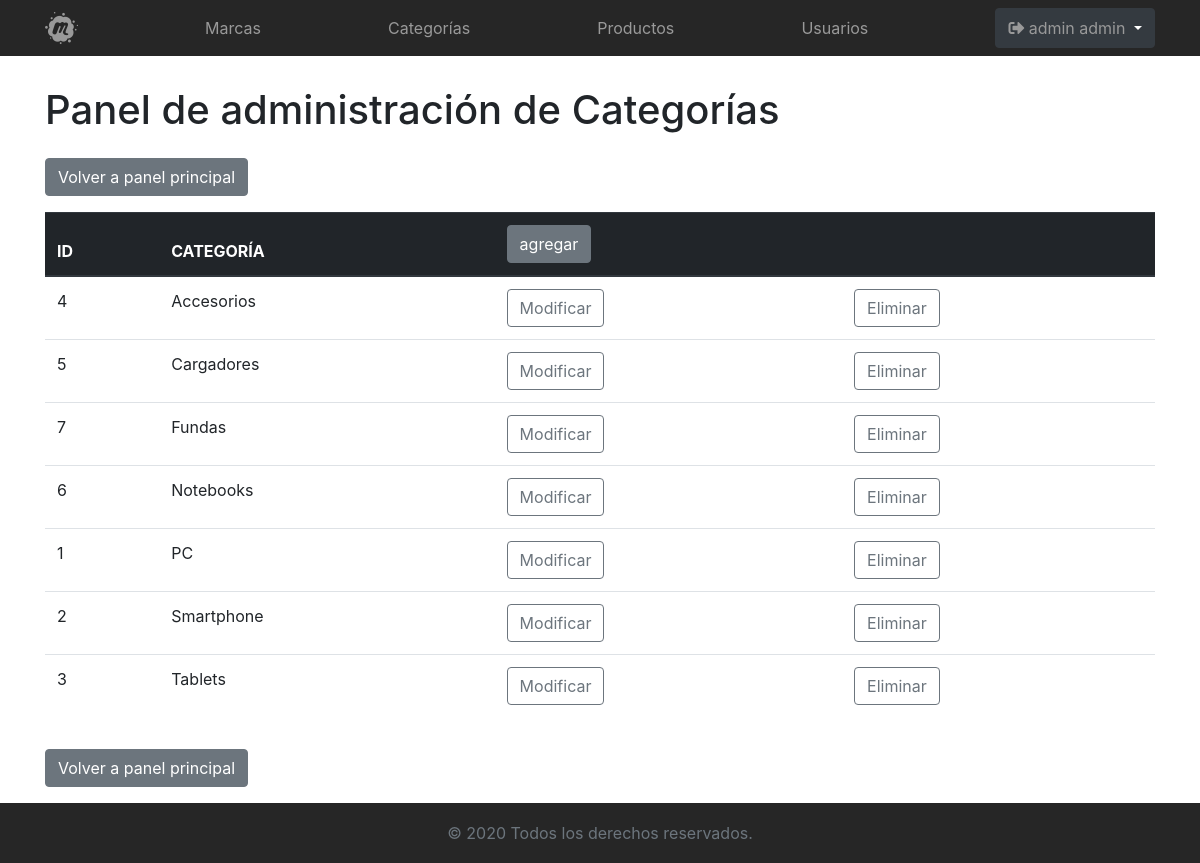
The page /adminCategorias.php (signed in) on the database its author committed.
### tables this page shows
CREATE TABLE `categorias` (
  `idCategoria` int(11) NOT NULL,
  `catNombre` varchar(30) NOT NULL
);

### funciones/funcionesCategorias.php (called while the page is built, shortened)
<?php
	function listarCategorias()
	{
		$link = conectar();
		$sql = "SELECT idCategoria, catNombre
				FROM categorias ORDER BY catNombre";
		$listadoCategorias = mysqli_query($link, $sql);
		return $listadoCategorias;
	}

### adminCategorias.php (the view, shortened to what this page needs)
<?php
	require 'funciones/funcionesCategorias.php';
	$categorias = listarCategorias();
	include 'includes/nav.php';
?>
    <main class="container">
        <h1>Panel de administración de Categorías</h1>
        <a href="admin.php" class="btn btn-secondary my-3">Volver a panel principal</a>
		<table class="table table-border table-stripped table-hover">
			<thead class="thead-dark">
				<tr>
					<th>ID</th>
					<th>CATEGORÍA</th>
					<th colspan="2">
						<a href="formAgregarCategoria.php" class="btn btn-secondary">agregar</a>
					</th>
				</tr>
			</thead>
			<tbody>
				<?php
					while ($categoriaArray = mysqli_fetch_array($categorias))
					{
				?>
				<tr>
					<td><?php echo $categoriaArray[0]; ?></td>
					<td><?php echo $categoriaArray[1]; ?></td>
					<td>
						<a href="formModificarCategoria.php?idCategoria=<?php echo $categoriaArray[0]; ?>" class="btn btn-outline-secondary">Modificar</a>
					</td>
					<td>
						<a href="formEliminarCategoria.php?idCategoria=<?php echo $categoriaArray[0]; ?>" class="btn btn-outline-secondary">Eliminar</a>
					</td>
				</tr>
				<?php
					}
				 ?>
			</tbody>
		</table>
		<a href="admin.php" class="btn btn-secondary my-3">Volver a panel principal</a>
    </main>
<?php include 'includes/footer.php'; ?>

### css/estilos.css (style rules this page uses)
html { position: relative; min-height: 100%; }
body { margin-bottom: 60px; }
main { margin-top: 30px; }

### rows shown on the page
categorias: idCategoria "4", catNombre "Accesorios"
categorias: idCategoria "5", catNombre "Cargadores"
categorias: idCategoria "7", catNombre "Fundas"
categorias: idCategoria "6", catNombre "Notebooks"
categorias: idCategoria "1", catNombre "PC"
categorias: idCategoria "2", catNombre "Smartphone"
categorias: idCategoria "3", catNombre "Tablets"

### other values the page prints
$_SESSION['nombre'] "admin"
$_SESSION['apellido'] "admin"
